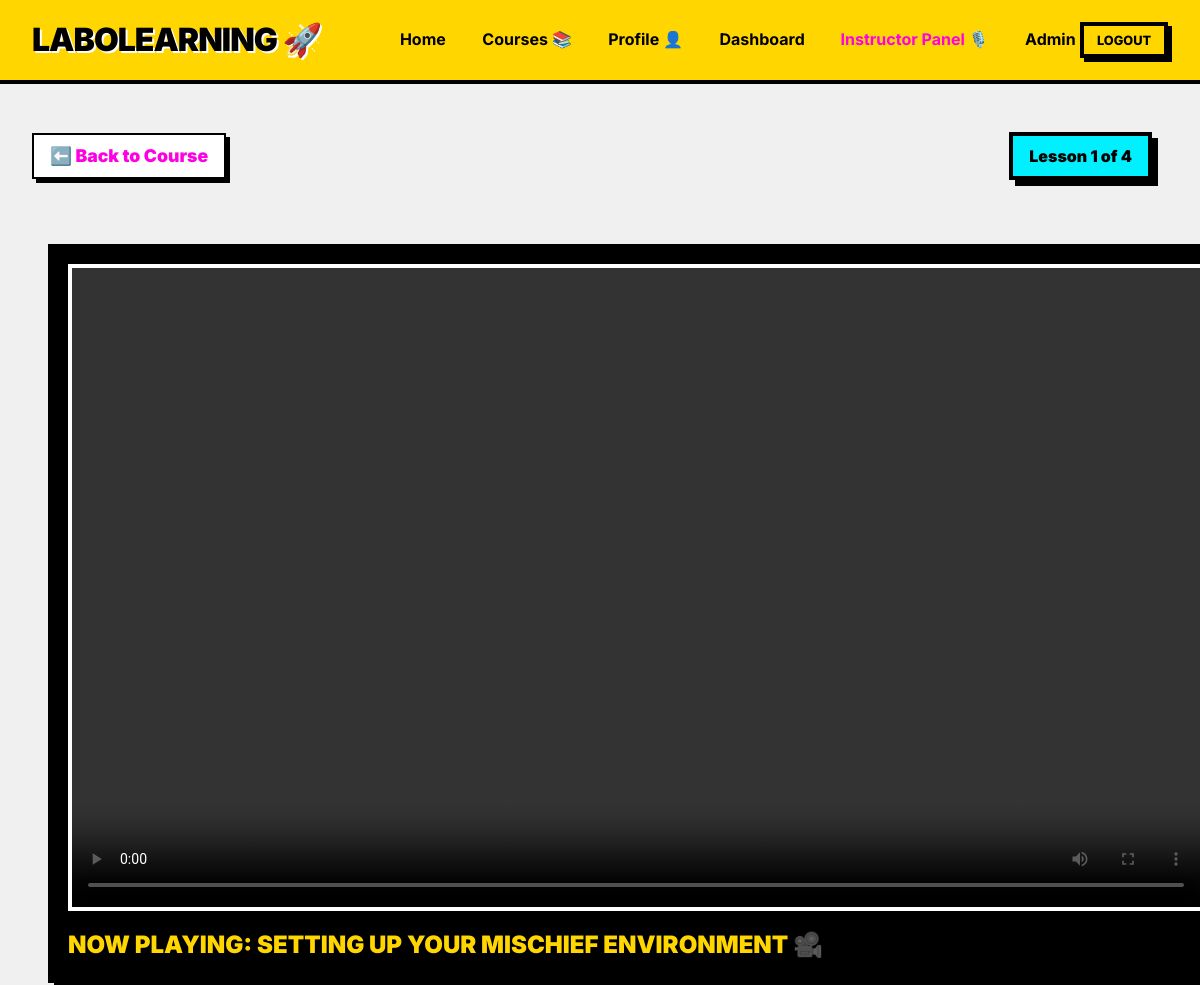
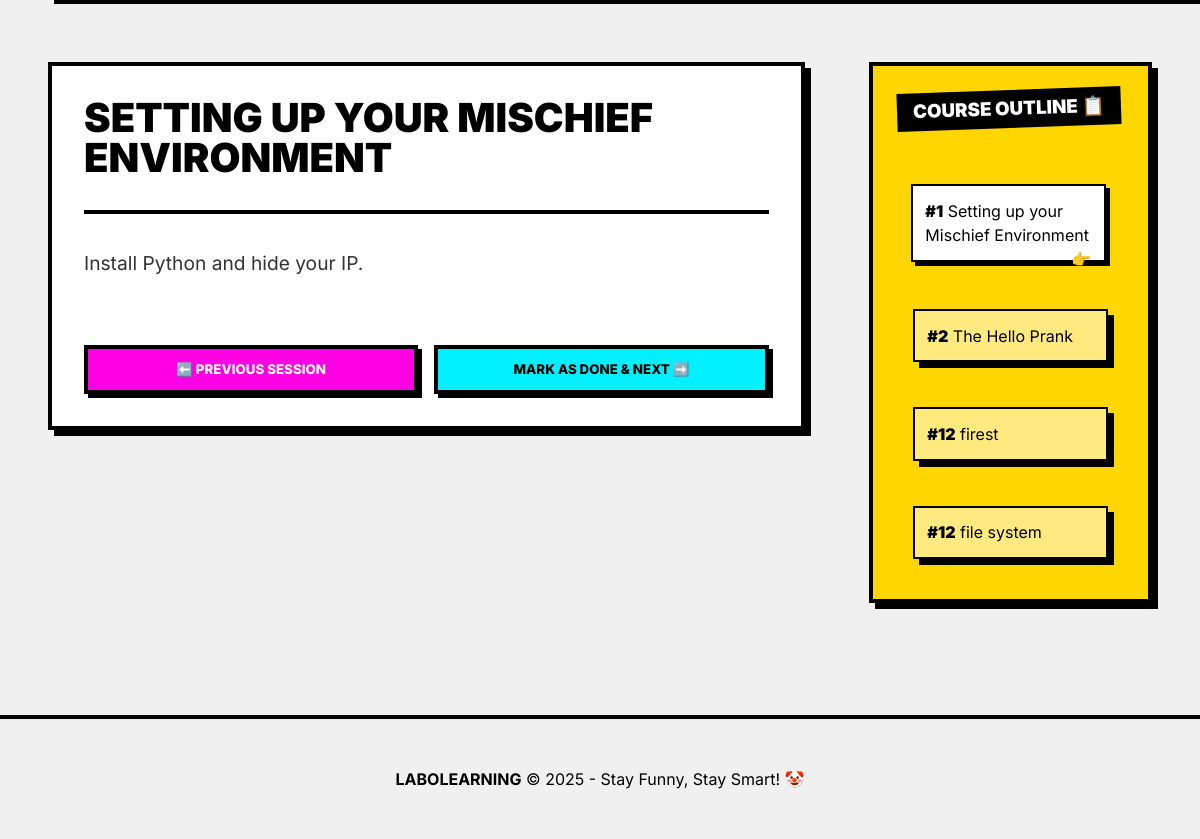
The page /courses/lesson/3/ (signed in) on the database its author committed (2 pictures, top to bottom).
### courses/models.py (models this page shows, shortened)
class Lesson(models.Model):
    course = models.ForeignKey(Course, on_delete=models.CASCADE, related_name='lessons')
    title = models.CharField(max_length=200)
    content = models.TextField(blank=True) # Could be HTML or markdown
    video_file = models.FileField(upload_to='lesson_videos/', blank=True, null=True)
    order = models.PositiveIntegerField(default=0)
    created_at = models.DateTimeField(auto_now_add=True)
    class Meta:
        ordering = ['order']

class Course(models.Model):
    title = models.CharField(max_length=200)
    description = models.TextField()
    instructor = models.ForeignKey(settings.AUTH_USER_MODEL, on_delete=models.CASCADE, related_name='teaching_courses')
    thumbnail = models.ImageField(upload_to='course_thumbnails/', blank=True, null=True)
    created_at = models.DateTimeField(auto_now_add=True)

### courses/views.py (the view)
# urls.py: path('lesson/<int:lesson_id>/', views.lesson_detail, name='lesson_detail'),
@login_required
def lesson_detail(request, lesson_id):
    lesson = get_object_or_404(Lesson, id=lesson_id)
    course = lesson.course
    is_enrolled = Enrollment.objects.filter(student=request.user, course=course).exists()
    is_instructor = course.instructor == request.user or request.user.is_staff
    if not (is_enrolled or is_instructor):
        messages.error(request, "Access denied. 🛑")
        return redirect('course_list')
    progress, created = LessonProgress.objects.get_or_create(student=request.user, lesson=lesson)
    if not progress.is_completed:
        progress.is_completed = True
        progress.completed_at = timezone.now()
        progress.save()
    return render(request, 'courses/lesson_detail.html', {
        'lesson': lesson,
        'course': course,
        'all_lessons': course.lessons.all(),
        'is_instructor': is_instructor
    })

### users/models.py (called while the page is built)
    @property
    def unread_notifications_count(self):
        return self.notifications.filter(is_read=False).count()

### templates/courses/lesson_detail.html (shortened to what this page needs)
{% extends 'base.html' %}
{% block content %}
<div style="margin-bottom: 2rem; display: flex; justify-content: space-between; align-items: center;">
    <a href="{% url 'course_detail' course.id %}"
        style="text-decoration: none; font-weight: 900; color: var(--secondary-color); font-size: 1.1rem; background: white; padding: 0.5rem 1rem; border: 2px solid black; box-shadow: 4px 4px 0px black;">⬅️
        Back to Course</a>
    <div style="display: flex; gap: 1rem;">
        <span class="brutal-card"
            style="padding: 0.5rem 1rem; background: var(--accent-color); font-weight: 900;">Lesson {{ lesson.order }}
            of {{ all_lessons.count }}</span>
    </div>
</div>
<div class="lesson-layout" style="display: grid; grid-template-columns: 1fr; gap: 2rem;">
    {% if lesson.video_file %}
    <div class="video-container" style="width: 100%;">
        <div class="brutal-card" style="padding: 1rem; background: #000; position: relative; width: 100%;">
            <div
                style="position: relative; padding-bottom: 56.25%; height: 0; overflow: hidden; border: 4px solid white;">
                <video controls style="position: absolute; top: 0; left: 0; width: 100%; height: 100%;">
                    <source src="{{ lesson.video_file.url }}" type="video/mp4">
                </video>
            </div>
            <div style="margin-top: 1rem; color: white;">
                <h2 style="margin: 0; color: var(--primary-color);">Now Playing: {{ lesson.title }} 🎥</h2>
            </div>
        </div>
    </div>
    {% endif %}
    <div style="display: grid; grid-template-columns: 2.5fr 1fr; gap: 2rem; align-items: start;"
        class="main-content-grid">
        <div class="brutal-card" style="background: white; padding: 2rem;">
            <h1 style="margin-top: 0; font-size: 2.5rem; text-transform: uppercase; line-height: 1;">{{ lesson.title }}
            </h1>
            <hr style="border: 2px solid black; margin: 2rem 0;">
            <div style="font-size: 1.2rem; line-height: 1.8; color: #333;">
                {{ lesson.content|linebreaks }}
            </div>
            <div style="margin-top: 4rem; display: flex; justify-content: space-between; gap: 1rem; flex-wrap: wrap;">
                <button class="brutal-btn secondary" style="flex: 1; min-width: 200px;">⬅️ Previous Session</button>
                <button class="brutal-btn accent" style="flex: 1; min-width: 200px;">Mark as Done & Next ➡️</button>
            </div>
        </div>
        <div class="brutal-card" style="background: var(--primary-color); padding: 1.5rem;">
            <h3
                style="margin-top: 0; background: black; color: white; display: inline-block; padding: 0.3rem 1rem; transform: rotate(-2deg);">
                COURSE OUTLINE 📋</h3>
            <div style="margin-top: 1.5rem; display: flex; flex-direction: column; gap: 0.8rem;">
                {% for l in all_lessons %}
                <a href="{% url 'lesson_detail' l.id %}" style="text-decoration: none; color: inherit;">
                    <div class="brutal-card"
                        style="padding: 0.8rem; background: {% if l.id == lesson.id %}white{% else %}rgba(255,255,255,0.5){% endif %}; border-width: 2px; {% if l.id == lesson.id %}box-shadow: 4px 4px 0px black; transform: translate(-2px, -2px);{% endif %}">
                        <span style="font-weight: 900;">#{{ l.order }}</span> {{ l.title }}
                        {% if l.id == lesson.id %}<span style="float: right;">👉</span>{% endif %}
                    </div>
                </a>
                {% endfor %}
            </div>
        </div>
    </div>
</div>
{% endblock %}

### static/css/style.css (style rules this page uses)
:root { --bg-color: #f0f0f0; --primary-color: #FFD600; --secondary-color: #FF00E5; --accent-color: #00F0FF; --text-color: #000000; --border-width: 4px; --shadow-offset: 6px; }
body { background-color: var(--bg-color); font-family: 'Inter', system-ui, -apple-system, sans-serif; color: var(--text-color); margin: 0; padding: 0; line-height: 1.5; }
.brutal-card { background: white; border: var(--border-width) solid var(--text-color); box-shadow: var(--shadow-offset) var(--shadow-offset) 0px var(--text-color); padding: 2rem; margin: 1rem; transition: transform 0.1s; }
.brutal-btn { background: var(--primary-color); border: var(--border-width) solid var(--text-color); box-shadow: 4px 4px 0px var(--text-color); padding: 0.8rem 1.5rem; font-weight: 800; text-transform: uppercase; cursor: pointer; font-family: inherit; display: inline-block; text-decoration: none; color: black; }
.brutal-btn.secondary { background: var(--secondary-color); color: white; }
.brutal-btn.accent { background: var(--accent-color); }
h1, h2, h3 { margin-top: 0; text-transform: uppercase; font-weight: 900; }

### rows shown on the page
Lesson: order "1", title "SETTING UP YOUR MISCHIEF ENVIRONMENT", content "Install Python and hide your IP.", title "Setting up your Mischief Environment"
Course: count "4"
Lesson: order "2", title "The Hello Prank"
Lesson: order "12", title "firest"
Lesson: order "12", title "file system"
